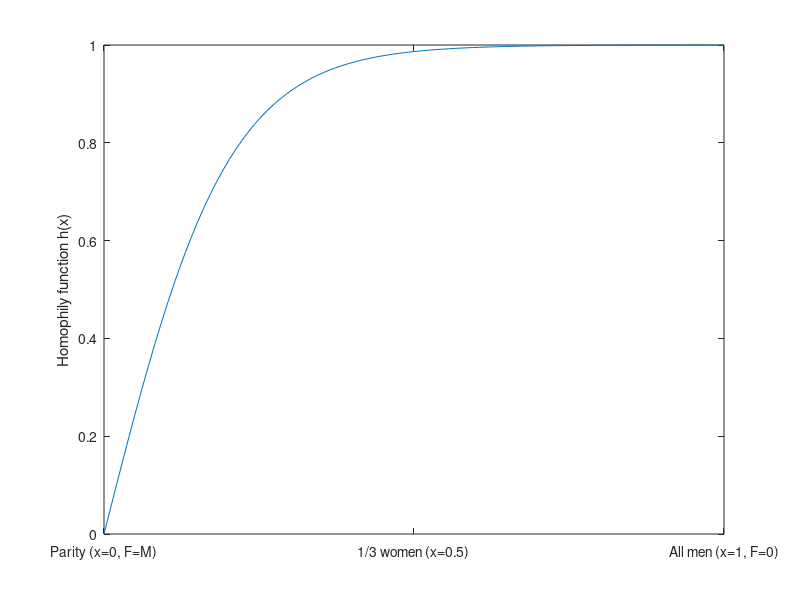

Reproduce this figure in MATLAB. (Note: this script raises an error after producing the figure.)
function Assignment1

% Female performance perception
Pf = 0.5;

% Homophily threshold
lambda = 10;

% General attrition
mu = 0.01;

% Homophily attrition
muH = 0.001;

% Anual salary increase ------------------
Raise = 0.004;



% Draw homophily function
figure(1)
F = linspace(0,1,100);
M = 1;
h = Homophily(F,M,lambda);
x = 1-F/M;
plot(x,h)
xticks([0 0.5 1])
xticklabels({'Parity (x=0, F=M)','1/3 women (x=0.5)','All men (x=1, F=0)'})
ylabel('Homophily function h(x)')
drawnow

% Starting values------------------
F = 13.524;
M = 16.520;
SF = 0.966*52;
SM = 1.121*52;

TSpan = [25 65];
[t,y] = ode23t(@(t,y)RHS(t,y,Pf,lambda,mu,muH,Raise),TSpan(1):TSpan(end),[SF,SM,F,M]);

figure(2)
subplot(2,2,1)
plot(t,y(:,2),'b-',t,y(:,1),'r-')
ylabel('Annual Salary (US$ 1000s)')
xlim(TSpan)
xlabel('Age')

subplot(2,2,2)
plot(t,(y(:,2)-y(:,1))./y(:,2),'k-')
ylabel('Gender pay gap')
xlim(TSpan)
xlabel('Age')
ylim([0 0.5])

subplot(2,2,3)
plot(t,y(:,3),'r-',t,y(:,4),'b-')
ylabel('Number in cohort(1,000,000)')
xlim(TSpan)
xlabel('Age')

subplot(2,2,4)
plot(t,y(:,3)./(y(:,3)+y(:,4)),'k-')
ylabel('Proportion(Female)')
ylim([0 0.55])
xlim(TSpan)
xlabel('Age')

end

function dy = RHS(t,y,P,lambda,mu,muH,Raise)

SF = y(1);
SM = y(2);

F = y(3);

M = y(4);

NHomophily = Homophily(F,M,lambda);

SFdot = (P*Raise)*SF;
SMdot = (Raise)*SM;

Fdot = -mu*F - muH*NHomophily*F;
Mdot = -mu*M;


dy = [SFdot; SMdot; Fdot; Mdot];

end

function h = Homophily(F,M,lambda)

x = 1-F/M;
h = (1-exp(-lambda*x))./(1+exp(-lambda*x));

end